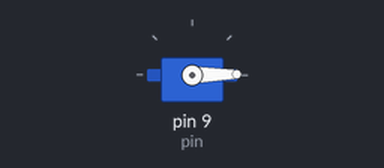
Simulated run of this sketch. Board: Arduino Uno, built with avr-gcc and run on an emulated ATmega328P. On the bench: servo.

Above: at 0.05 s.
At 1.15 s:
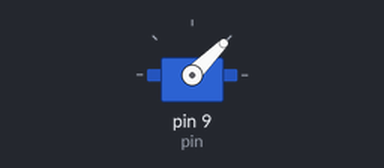
At 2.25 s:
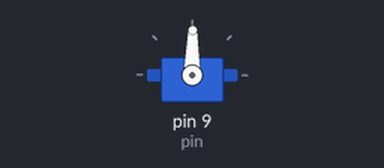
At 4.5 s:
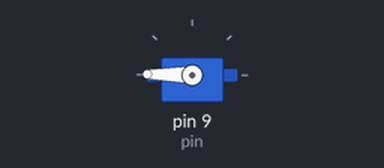
Timing chart, 0 to 5.9 s (numbered marks = the images above):
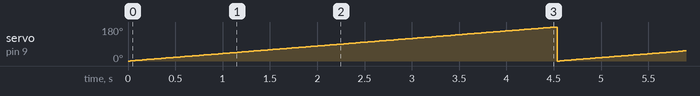

Measured:
- by itself, servo on pin 9 (pin): ramps from 0° to 180° and jumps back, once every 4.5 s

The sketch:

servo.ino
```cpp
#include <Servo.h>
Servo servo1;
int angulo = 0;
int pin=9;

void setup(){
    servo1.attach(pin);

}

void loop(){
    for(angulo = 0; angulo<=180; angulo +=1){
        servo1.write(angulo);
        delay(25);
    }
    for(angulo<=180; angulo = 0;  angulo -=1){
        servo1.write(angulo);
        delay(25);
    }
}
```
